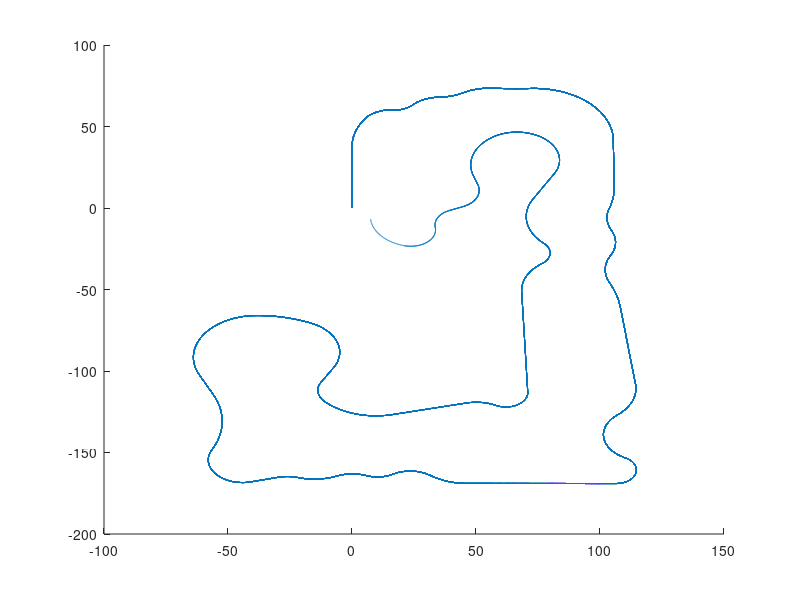

The MATLAB source for this figure:
clear all
close all

trackPoints = 10000;
track.input = [
 0, 037.700, 000.000;
 1, 017.900, 030.200;
 1, 013.100, 012.400;
-1, 008.900, 009.900;
 1, 012.100, 015.100;
-1, 010.000, 020.000;
 1, 012.200, 021.100;
-1, 016.000, 188.000;
 1, 050.800, 031.900;
 0, 029.100, 000.000;
 1, 013.300, 040.300;
-1, 013.600, 017.700;
 1, 016.000, 017.200;
-1, 017.600, 019.100;
 1, 015.600, 050.800;
 0, 047.400, 000.000;
 1, 021.300, 021.400;
-1, 029.600, 015.800;
 0, 002.500, 000.000;
 1, 021.400, 008.300;
 0, 060.000, 000.000;
 1, 015.800, 024.800;
-1, 016.000, 013.700;
 1, 011.100, 012.400;
-1, 012.300, 015.900;
 1, 016.100, 022.900;
-1, 008.100, 015.000;
 0, 011.000, 000.000;
 1, 031.900, 013.900;
-1, 035.200, 039.100;
 0, 013.100, 000.000;
 1, 051.100, 025.600;
 1, 023.000, 052.000;
 1, 032.300, 019.500;
 0, 010.100, 000.000;
-1, 012.800, 010.000;
-1, 029.700, 028.700;
 0, 030.700, 000.000;
 1, 012.300, 017.300;
-1, 018.400, 008.800;
 0, 061.600, 000.000;
 1, 019.900, 020.500;
-1, 014.200, 008.100;
 1, 029.700, 022.500;
 0, 017.600, 000.000;
-1, 047.200, 017.200;
-1, 025.300, 020.900;
 0, 006.300, 000.000;
 1, 016.000, 010.900;
 0, 005.900, 000.000;
-1, 012.800, 009.700;
 1, 020.000, 010.000;
 1, 022.600, 018.600;
 0, 013.600, 000.000;];

trackLength = sum(track.input(:,2));
lenthIncrement =  trackLength / trackPoints ;
x = 0;
y = 0;
currentBearing = 0;

lengthTravledTotal = 0;
lengthTravledSegment = 0;

trackSegment = 1;

for i = 2:trackPoints
    
    lastPos = [x(i-1);y(i-1)]
    
    lengthTravledTotal = lengthTravledTotal + lenthIncrement;
    lengthTravledSegment = lengthTravledSegment + lenthIncrement;
    
    if lengthTravledSegment> track.input(trackSegment,2)
        lengthTravledSegment = lengthTravledSegment - track.input(trackSegment,2);
        trackSegment = trackSegment +1
        line(x,y)
    end
    
    travel = [0;lenthIncrement];
    
    if track.input(trackSegment,1) ~= 0
        angle = 360*(lenthIncrement/(pi * 2 * track.input(trackSegment,3)));
        forwardTravel  = sind(angle)*track.input(trackSegment,3);
        transverseTravel = track.input(trackSegment,3) - cosd(angle)*track.input(trackSegment,3);
        if track.input(trackSegment,1) == 1 %left
            transverseTravel = - transverseTravel;
        end
        travel = [transverseTravel;forwardTravel];
    end
    
    travel = [cosd(currentBearing),-sind(currentBearing);sind(currentBearing),cosd(currentBearing)]*travel;
    newpos = travel+lastPos;
    x(i) = newpos(1);
    y(i) = newpos(2);
    
    if track.input(trackSegment,1) == -1 %Right
        currentBearing = currentBearing + angle;
    else if track.input(trackSegment,1) == 1
            currentBearing = currentBearing - angle;
        end
    end
    
    
end







